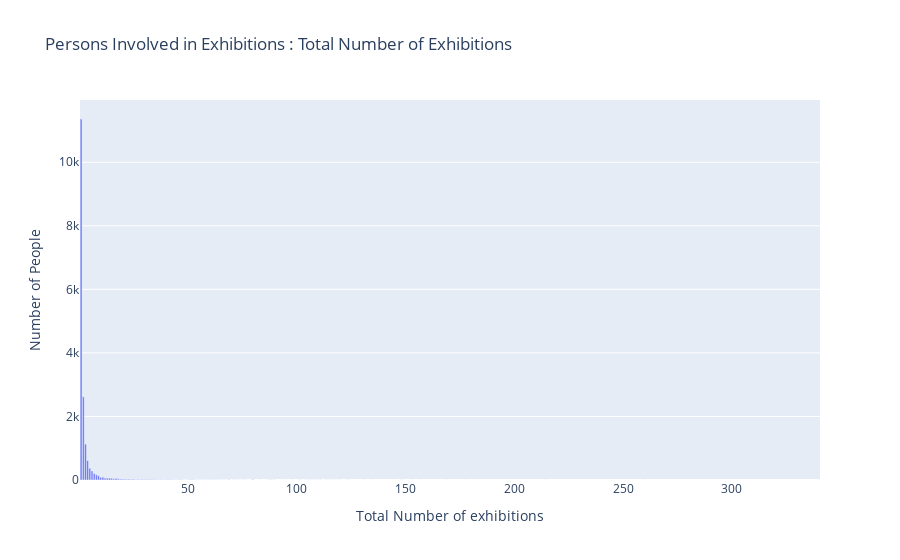

Notebook code cell kept with this figure:
### Code cell
## person by total number of exhibitions



person_dict = {}

with open(os.path.join(output_person_dir, persons_all_file), 'r') as json_file:
    
    data = json.load(json_file)
    for person in data.get("persons"):

        if "total_exhibitions" in person:
            person_index = person.get("total_exhibitions")

            if person_index <1:
                continue
            if person_index in person_dict:
                person_dict[person_index] += 1
            else:
                person_dict[person_index] = 1
        
    person_dict = dict(sorted(person_dict.items(), key=lambda item: item[1]))



x_values = person_dict.keys()
y_values = person_dict.values()

fig = px.bar(x=x_values, y=y_values, 
labels={"x": "Total Number of exhibitions", "y": "Number of People"},
title="Persons Involved in Exhibitions : Total Number of Exhibitions"
)
fig.show()

print(person_dict)

### Figure 1 — Plotly figure (JSON) as saved in the notebook; plotly's stock layout.template omitted (floating-point values rounded to 4 significant figures)
{"data": [{"alignmentgroup": "True", "hovertemplate": "Total Number of exhibitions=%{x}<br>Number of People=%{y}<extra></extra>", "legendgroup": "", "marker": {"color": "#636efa", "pattern": {"shape": ""}}, "name": "", "offsetgroup": "", "orientation": "v", "showlegend": false, "textposition": "auto", "type": "bar", "x": [93, 116, 95, 110, 157, 135, 68, 183, 178, 144, 260, 67, 214, 149, 89, 123, 102, 340, 124, 115, 169, 148, 131, 104, 113, 107, 77, 73, 105, 153, 98, 108, 79, 72, 109, 83, 66, 59, 119, 87, 65, 114, 49, 120, 101, 50, 117, 63, 39, 55, 58, 57, 111, 74, 106, 71, 54, 61, 90, 76, 56, 45, 88, 64, 60, 48, 62, 53, 47, 43, 44, 80, 51, 46, 38, 35, 52, 40, 37, 41, 42, 36, 69, 28, 26, 34, 30, 29, 31, 33, 32, 24, 27, 22, 21, 25, 20, 23, 19, 16, 18, 17, 15, 13, 14, 12, 10, 11, 9, 8, 7, 6, 5, 4, 3, 2, 1], "xaxis": "x", "y": [1, 1, 1, 1, 1, 1, 1, 1, 1, 1, 1, 1, 1, 1, 1, 1, 1, 1, 1, 1, 1, 1, 1, 1, 1, 1, 1, 1, 1, 1, 1, 1, 1, 2, 2, 2, 2, 2, 2, 2, 2, 2, 2, 2, 2, 2, 2, 2, 3, 3, 3, 3, 3, 3, 3, 3, 3, 3, 3, 3, 3, 3, 4, 4, 4, 4, 4, 4, 5, 5, 5, 5, 5, 5, 6, 6, 6, 6, 7, 7, 7, 7, 8, 9, 9, 9, 12, 12, 12, 12, 14, 16, 16, 19, 23, 23, 24, 25, 28, 38, 39, 44, 54, 58, 61, 63, 81, 89, 130, 165, 202, 286, 368, 609, 1129, 2619, 11361], "yaxis": "y"}], "layout": {"barmode": "relative", "legend": {"tracegroupgap": 0}, "title": {"text": "Persons Involved in Exhibitions : Total Number of Exhibitions"}, "xaxis": {"anchor": "y", "domain": [0, 1], "title": {"text": "Total Number of exhibitions"}}, "yaxis": {"anchor": "x", "domain": [0, 1], "title": {"text": "Number of People"}}}}
